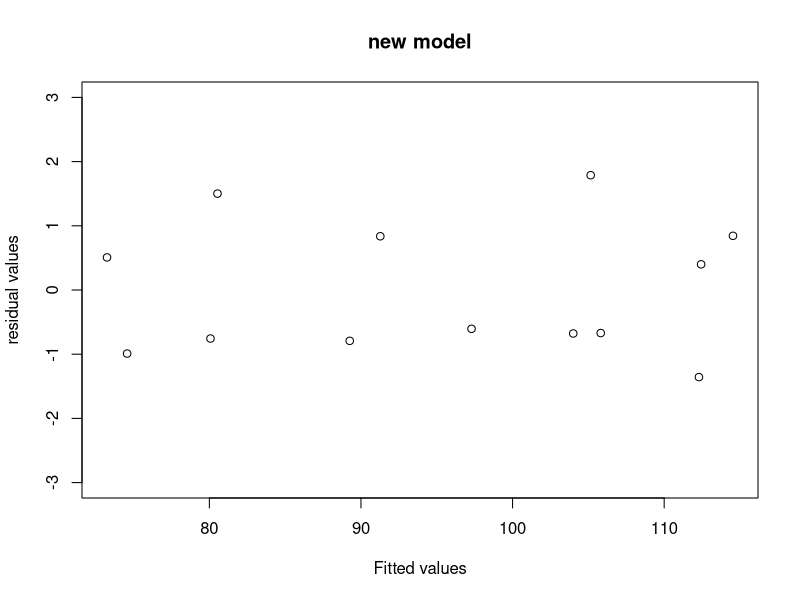

Reproduce this figure in R.
## case study 5: 某种水泥在凝固时放出的热量 
## 与水泥中四种化学成分有关

cement=data.frame(
  x1=c(7,1,11,11,7,11,3,1,2,21,1,11,10),
  x2=c(26,29,56,31,52,55,71,31,54,47,40,66,68),
  x3=c(6,15,8,8,6,9,17,22,18,4,23,9,8),
  x4=c(60,52,20,47,33,22,6,44,22,26,34,12,12),
  y=c(78.5,74.3,104.3,87.6,95.9,109.2,102.7,72.5,
      93.1,115.9,83.8,113.3,109.4))


lm_all=lm(y~x1+x2+x3+x4,data=cement)
print(summary(lm_all))

lm0 = lm(y~1,data=cement) #只有截距项作为初始模型
lm.step = step(lm0,direction = "both",scope = ~x1+x2+x3+x4)

print(summary(lm.step))

## 剔除第四个变量后的结果如下，所有的检验都是显著的，残差诊断也合理。
lm_final = update(lm.step,.~.-x4)
print(summary(lm_final))
par(mfrow=c(1,1))
plot(predict(lm_final),rstandard(lm_final),main="new model",
     xlab="Fitted values",ylab="residual values",ylim = c(-3,3))